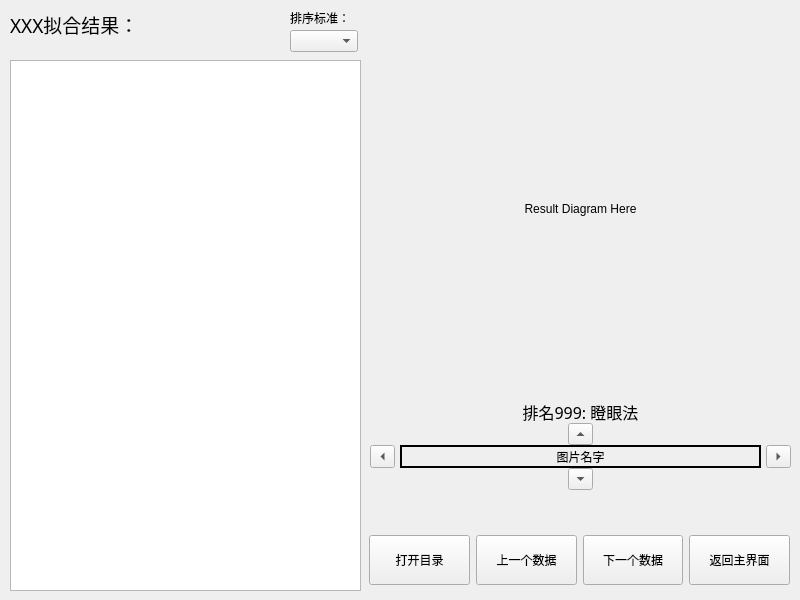
    <widget class="QWidget" name="Results">
     <widget class="QTextBrowser" name="ResultTextBrowser">
      <property name="geometry">
       <rect>
        <x>10</x>
        <y>60</y>
        <width>351</width>
        <height>531</height>
       </rect>
      </property>
     </widget>
     <widget class="QLabel" name="ResultTitle">
      <property name="geometry">
       <rect>
        <x>10</x>
        <y>10</y>
        <width>271</width>
        <height>41</height>
       </rect>
      </property>
      <property name="font">
       <font>
        <family>黑体</family>
        <pointsize>14</pointsize>
       </font>
      </property>
      <property name="text">
       <string>XXX拟合结果：</string>
      </property>
      <property name="scaledContents">
       <bool>true</bool>
      </property>
      <property name="alignment">
       <set>Qt::AlignLeading|Qt::AlignLeft|Qt::AlignTop</set>
      </property>
      <property name="wordWrap">
       <bool>true</bool>
      </property>
      <property name="margin">
       <number>5</number>
      </property>
     </widget>
     <widget class="QWidget" name="layoutWidget_3">
      <property name="geometry">
       <rect>
        <x>369</x>
        <y>530</y>
        <width>421</width>
        <height>61</height>
       </rect>
      </property>
      <layout class="QHBoxLayout" name="ResultBottomButtons">
       <item>
        <widget class="QPushButton" name="ResultOpenDirButton">
         <property name="minimumSize">
          <size>
           <width>100</width>
           <height>50</height>
          </size>
         </property>
         <property name="text">
          <string>打开目录</string>
         </property>
        </widget>
       </item>
       <item>
        <widget class="QPushButton" name="ResultPreviousDataButton">
         <property name="minimumSize">
          <size>
           <width>100</width>
           <height>50</height>
          </size>
         </property>
         <property name="text">
          <string>上一个数据</string>
         </property>
        </widget>
       </item>
       <item>
        <widget class="QPushButton" name="ResultNextDataButton">
         <property name="minimumSize">
          <size>
           <width>100</width>
           <height>50</height>
          </size>
         </property>
         <property name="text">
          <string>下一个数据</string>
         </property>
        </widget>
       </item>
       <item>
        <widget class="QPushButton" name="ResultNextButton">
         <property name="minimumSize">
          <size>
           <width>100</width>
           <height>50</height>
          </size>
         </property>
         <property name="text">
          <string>返回主界面</string>
         </property>
        </widget>
       </item>
      </layout>
     </widget>
     <widget class="QLabel" name="ResultDiagram">
      <property name="enabled">
       <bool>true</bool>
      </property>
      <property name="geometry">
       <rect>
        <x>370</x>
        <y>20</y>
        <width>421</width>
        <height>377</height>
       </rect>
      </property>
      <property name="sizePolicy">
       <sizepolicy hsizetype="Fixed" vsizetype="Fixed">
        <horstretch>0</horstretch>
        <verstretch>0</verstretch>
       </sizepolicy>
      </property>
      <property name="text">
       <string>Result Diagram Here</string>
      </property>
      <property name="textFormat">
       <enum>Qt::AutoText</enum>
      </property>
      <property name="scaledContents">
       <bool>true</bool>
      </property>
      <property name="alignment">
       <set>Qt::AlignCenter</set>
      </property>
     </widget>
     <widget class="QWidget" name="layoutWidget">
      <property name="geometry">
       <rect>
        <x>370</x>
        <y>400</y>
        <width>421</width>
        <height>90</height>
       </rect>
      </property>
      <layout class="QVBoxLayout" name="ResultDiagramControl">
       <property name="spacing">
        <number>0</number>
       </property>
       <item>
        <widget class="QLabel" name="ResultDiagramMethodLabel">
         <property name="font">
          <font>
           <family>黑体</family>
           <pointsize>12</pointsize>
          </font>
         </property>
         <property name="text">
          <string>排名999: 瞪眼法</string>
         </property>
         <property name="alignment">
          <set>Qt::AlignCenter</set>
         </property>
        </widget>
       </item>
       <item>
        <layout class="QHBoxLayout" name="ResultDiagramULayout">
         <property name="spacing">
          <number>0</number>
         </property>
         <item>
          <widget class="QToolButton" name="ResultDiagramUpButton">
           <property name="maximumSize">
            <size>
             <width>25</width>
             <height>25</height>
            </size>
           </property>
           <property name="font">
            <font>
             <family>3ds</family>
            </font>
           </property>
           <property name="text">
            <string/>
           </property>
           <property name="autoRaise">
            <bool>false</bool>
           </property>
           <property name="arrowType">
            <enum>Qt::UpArrow</enum>
           </property>
          </widget>
         </item>
        </layout>
       </item>
       <item>
        <layout class="QHBoxLayout" name="ResultDiagramMLayout">
         <property name="spacing">
          <number>5</number>
         </property>
         <item>
          <widget class="QToolButton" name="ResultDiagramLeftButton">
           <property name="maximumSize">
            <size>
             <width>25</width>
             <height>25</height>
            </size>
           </property>
           <property name="font">
            <font>
             <family>3ds</family>
            </font>
           </property>
           <property name="text">
            <string/>
           </property>
           <property name="autoRaise">
            <bool>false</bool>
           </property>
           <property name="arrowType">
            <enum>Qt::LeftArrow</enum>
           </property>
          </widget>
         </item>
         <item>
          <widget class="QLabel" name="ResultDiagramTitle">
           <property name="frameShape">
            <enum>QFrame::WinPanel</enum>
           </property>
           <property name="frameShadow">
            <enum>QFrame::Plain</enum>
           </property>
           <property name="text">
            <string>图片名字</string>
           </property>
           <property name="scaledContents">
            <bool>true</bool>
           </property>
           <property name="alignment">
            <set>Qt::AlignCenter</set>
           </property>
          </widget>
         </item>
         <item>
          <widget class="QToolButton" name="ResultDiagramRightButton">
           <property name="maximumSize">
            <size>
             <width>25</width>
             <height>25</height>
            </size>
           </property>
           <property name="font">
            <font>
             <family>3ds</family>
            </font>
           </property>
           <property name="text">
            <string/>
           </property>
           <property name="autoRaise">
            <bool>false</bool>
           </property>
           <property name="arrowType">
            <enum>Qt::RightArrow</enum>
           </property>
          </widget>
         </item>
        </layout>
       </item>
       <item>
        <layout class="QHBoxLayout" name="ResultDiagramDLayout">
         <property name="spacing">
          <number>0</number>
         </property>
         <item>
          <widget class="QToolButton" name="ResultDiagramDownButton">
           <property name="maximumSize">
            <size>
             <width>25</width>
             <height>25</height>
            </size>
           </property>
           <property name="font">
            <font>
             <family>3ds</family>
            </font>
           </property>
           <property name="text">
            <string/>
           </property>
           <property name="autoRaise">
            <bool>false</bool>
           </property>
           <property name="arrowType">
            <enum>Qt::DownArrow</enum>
           </property>
          </widget>
         </item>
        </layout>
       </item>
      </layout>
     </widget>
     <widget class="QComboBox" name="ResultStandardComboBox">
      <property name="geometry">
       <rect>
        <x>290</x>
        <y>30</y>
        <width>68</width>
        <height>22</height>
       </rect>
      </property>
     </widget>
     <widget class="QLabel" name="staticLabel6">
      <property name="geometry">
       <rect>
        <x>290</x>
        <y>10</y>
        <width>71</width>
        <height>16</height>
       </rect>
      </property>
      <property name="text">
       <string>排序标准：</string>
      </property>
     </widget>
    </widget>
